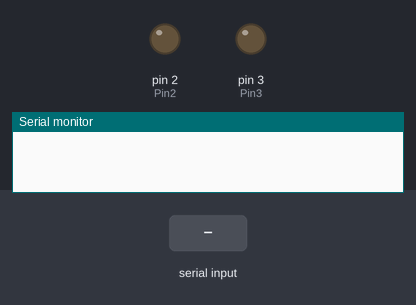
This sketch was run on a simulated Arduino Uno, built with avr-gcc and run on an emulated ATmega328P. Parts: output pins drawn as LEDs (lit = HIGH), the last lines printed to the serial monitor. The inputs (shaded band) are chosen by the test bench.

Above: at 1.2 s.
1.3 s: "1 90\n" received over Serial
At 1.9 s:
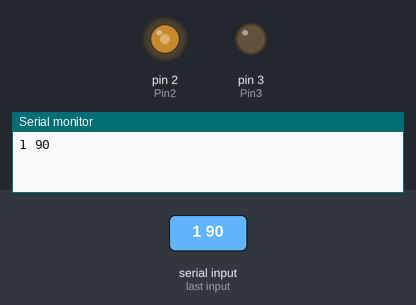
3.6 s: "0\n" received over Serial
At 4.4 s:
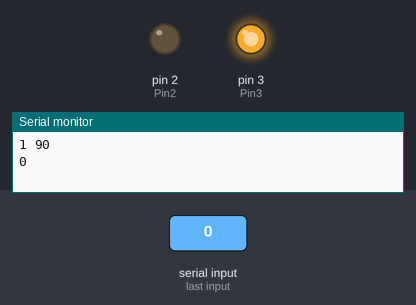
5.1 s: "1\n" received over Serial
At 5.5 s:
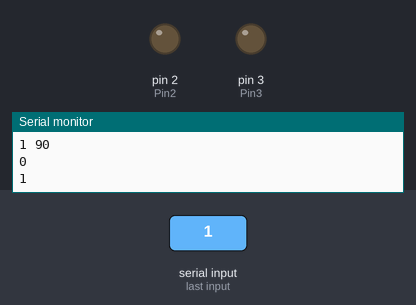
Timing chart, 0 to 8.1 s (numbered marks = the images above; inputs shaded):
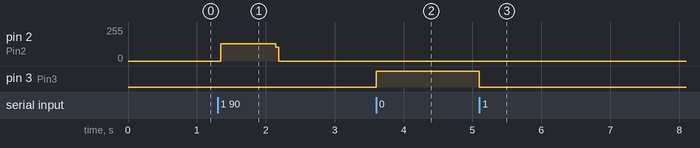

The sketch:

PCControl.ino
```cpp
String inputString = "";         // a string to hold incoming data
boolean stringComplete = false;  // whether the string is complete
bool f=false;

int Pin2 = 2;
int Pin3 = 3;
int tns=460;
int maxspeed=180;//

void setup() {
  // initialize serial:
  Serial.begin(9600);
  // reserve 200 bytes for the inputString:
  inputString.reserve(200);
   pinMode(Pin2, OUTPUT);
 pinMode(Pin3, OUTPUT);
}

void loop() {
  // print the string when a newline arrives:
  if (stringComplete) {
     Serial.println(inputString);
     String cmdstr="";
     String vstr="";
     bool split=false;
     for(int i=0;i<inputString.length();i++)
     {
       if(inputString[i]== ' ')
         {
           split=true;
           continue;
          }
        if(!split)
         cmdstr+=inputString[i];
         else
         vstr+=inputString[i];
     }
       //Serial.println(cmd);
       int v=vstr.toInt();
       int cmd=cmdstr.toInt();

      switch(cmd)
      {
        case 0:
           {
           // Serial.println(v);
            digitalWrite(Pin3, HIGH);
            DJ(v);
          }
        break;
        case 1:
          {
           // Serial.println(v);
            digitalWrite(Pin3, LOW);
            DJ(v);
          }
        break;

        case 9:
          {
            tns=v;

            Serial.println("The start speed:"+(String)v);
          }
        default:break;
        }

    // clear the string:
    inputString = "";
    stringComplete = false;
  }


}


void serialEvent() {
  while (Serial.available()) {
    if(stringComplete){Serial.read();}
    else
    {
         // get the new byte:
            char inChar = (char)Serial.read();
            // add it to the inputString:
            inputString += inChar;
            // if the incoming character is a newline, set a flag
            // so the main loop can do something about it:
            if (inChar == '\n') {
              stringComplete = true;

            }
      }
  }
}

void DJ(int d)
{
    int a=0;
    while(a<d)
    {
      int b=0;
          while(b<10)
              {
                //int rv=digitalRead(Pin9);

                //if(rv==1)
                //{
                 // sc=sc-100;
                 // break;
                 // }

              delayMicroseconds(tns);
              digitalWrite(Pin2, HIGH);
              delayMicroseconds(tns);
              digitalWrite(Pin2, LOW);
              b++;
                }
                a++;
                //Serial.println(a);
      }

  }
```

Measured:
- after the input at 1.3 s, pin 2 (Pin2): 0/255 → 128/255 after 0.05 s, → 0/255 0.80 s later
- after the input at 3.6 s, pin 3 (Pin3): LOW → HIGH at once
- after the input at 5.1 s, pin 3 (Pin3): HIGH → LOW at once
